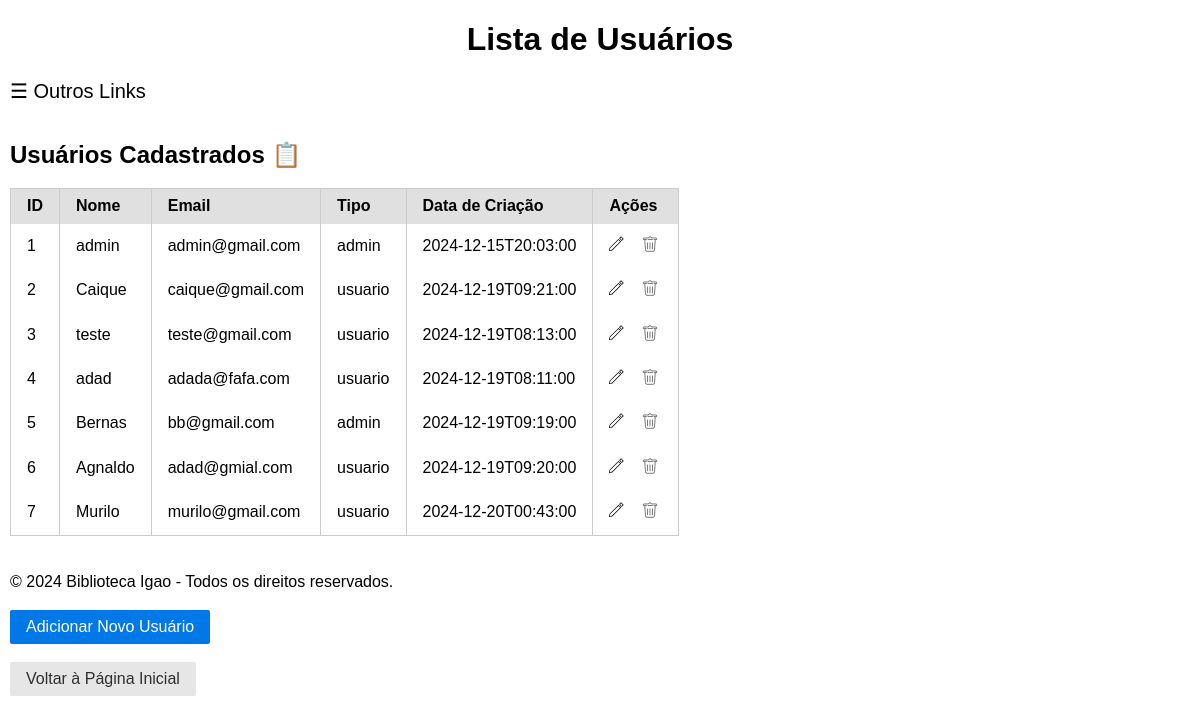
The app's page /users/, older data.
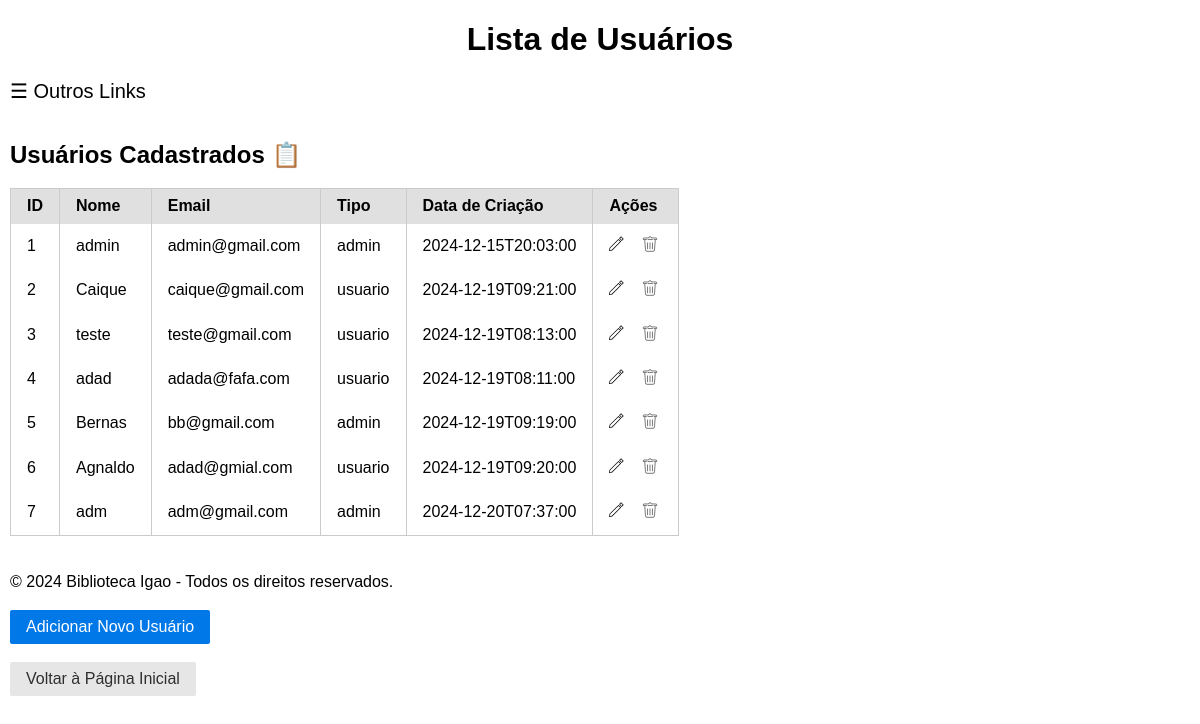
The same page, newer data.
### Uniao/model/Usuarios.py (models this page shows)
class Usuarios(database.Model):
    id = database.Column(database.Integer, primary_key=True)
    nome = database.Column(database.String(100), nullable=False)
    email = database.Column(database.String(120), unique=True, nullable=False)
    senha = database.Column(database.String(255), nullable=False)
    tipo = database.Column(database.String(20), nullable=False)
    data_criacao = database.Column(database.DateTime, nullable=False)
    emprestimos = database.relationship("Emprestimos", back_populates="usuario", lazy=True)
    reservas = database.relationship("Reservas", back_populates="usuario", lazy=True)
    multas = database.relationship("Multas", back_populates="usuario", lazy=True)
    def JSonificar(self):
        return {
            "id": self.id,
            "nome": self.nome,
            "email": self.email,
            "tipo": self.tipo,
            "data_criacao": self.data_criacao.isoformat(),
            "emprestimos": [emprestimo.JSonificar() for emprestimo in self.emprestimos],
            "reservas": [reserva.JSonificar() for reserva in self.reservas],
            "multas": [multa.JSonificar() for multa in self.multas]
        }

### Uniao/controller/UsuarioController.py (the view)
@usuarioController.route('/', methods=['GET'])
def view_usuarios():
    try:
        usuarios = usuariosRepository.listarTodosJSON()
        return render_template("Usuario/usuarios.html", usuarios=usuarios)
    except Exception as e:
        flash(f"Erro ao carregar os usuários: {e}", "error")
        return render_template("Usuario/usuarios.html", usuarios=[])

### Uniao/DAO/UsuarioDAO.py (called while the page is built)
    @staticmethod
    def listar_todos():
        return Usuarios.query.all()

### Uniao/model/Emprestimos.py (called while the page is built)
    def JSonificar(self):
        return {
            "id": self.id,
            "usuario": self.usuario.nome,
            "multas": self.multas,
            "livro": self.livro.titulo,
            "data_emprestimo": self.data_emprestimo.isoformat(),
            "data_devolucao_prevista": self.data_devolucao_prevista.isoformat(),
            "data_devolucao_real": self.data_devolucao_real.isoformat() if self.data_devolucao_real else None
        }

### Uniao/model/Multas.py (called while the page is built)
    def JSonificar(self):
        return {
            "id": self.id,
            "emprestimo": self.emprestimo,
            "usuario": self.usuario.nome,
            "valor": self.valor,
            "data_geracao": self.data_geracao.isoformat(),
            "status": self.status,
            "emprestimo_id": self.emprestimo_id
        }

### Uniao/repository/UsuarioRepository.py (called while the page is built)
    def listarTodosJSON(self):
        try:
            usuarios = self.usuarioDAO.listar_todos()
            return [usuario.JSonificar() for usuario in usuarios]
        except Exception as e:
            print(f"Erro ao listar todos os usuarios: {e}")
            return []

### Uniao/templates/Usuario/usuarios.html (shortened to what this page needs)
<!DOCTYPE html>
<html lang="pt-br">
<head>
    <link rel="stylesheet" href="{{ url_for('static', filename='css/base.css') }}">
    <link rel="stylesheet" href="{{ url_for('static', filename='css/formulario.css') }}">
    <link rel="stylesheet" href="{{ url_for('static', filename='css/table.css') }}">
</head>
<body>
    <header>
        <h1 class="centralizar">Lista de Usuários</h1>
    </header>
    <main>
        <span style="font-size:20px;cursor:pointer" onclick="openNav()">&#9776; Outros Links</span><br><br>
        <h2>Usuários Cadastrados 📋</h2>
        <table class="pure-table">
            <thead>
                <tr>
                    <th>ID</th>
                    <th>Nome</th>
                    <th>Email</th>
                    <th>Tipo</th>
                    <th>Data de Criação</th>
                    <th>Ações</th>
                </tr>
            </thead>
            <tbody>
                {% if usuarios %}
                {% for usuario in usuarios %}
                <tr>
                    <td>{{ usuario.id }}</td>
                    <td>{{ usuario.nome }}</td>
                    <td>{{ usuario.email }}</td>
                    <td>{{ usuario.tipo }}</td>
                    <td>{{ usuario.data_criacao }}</td>
                    <td>
                        <button  class="imagem-botao" style="display:inline;">
                            <a href="{{ url_for('bp_usuario.edit_usuario', usuario_id=usuario.id) }}"><img src="{{url_for('static', filename='img/pencil.svg')}}" alt="Editar"></a>
                        </button>
                        <form action="{{ url_for('bp_usuario.delete_usuario', usuario_id=usuario.id) }}" method="POST" style="display:inline;">
                                <button type="submit" style="cursor: pointer;" class="imagem-botao" onclick="return confirm('Tem certeza que deseja excluir este usuário?')">
                                    <img style="cursor: pointer;" src="{{url_for('static', filename='img/delete.svg')}}" alt="Excluir">
                                </button>
                        </form>
                    </td>
                </tr>
                {% endfor %}
                {% else %}
                <tr>
                    <td colspan="6">Nenhum usuário encontrado.</td>
                </tr>
                {% endif %}
            </tbody>
        </table>
        <br>
    </main>
    {% include "Bases/rodape.html"%}
    <button class="pure-button pure-button-primary"><a href="{{ url_for('bp_usuario.add_usuario') }}">Adicionar Novo Usuário</a></button><br><br>
    <button class="pure-button"><a href="{{ url_for('bp_inicio.index') }}" class="button">Voltar à Página Inicial</a></button>
</body>
</html>

Row changes from the older to the newer data that the page shows:
changed Usuarios id 7: nome "Murilo" → "adm"; email "murilo@gmail.com" → "adm@gmail.com"; tipo "usuario" → "admin"; data_criacao "2024-12-20T00:43:00" → "2024-12-20T07:37:00"
